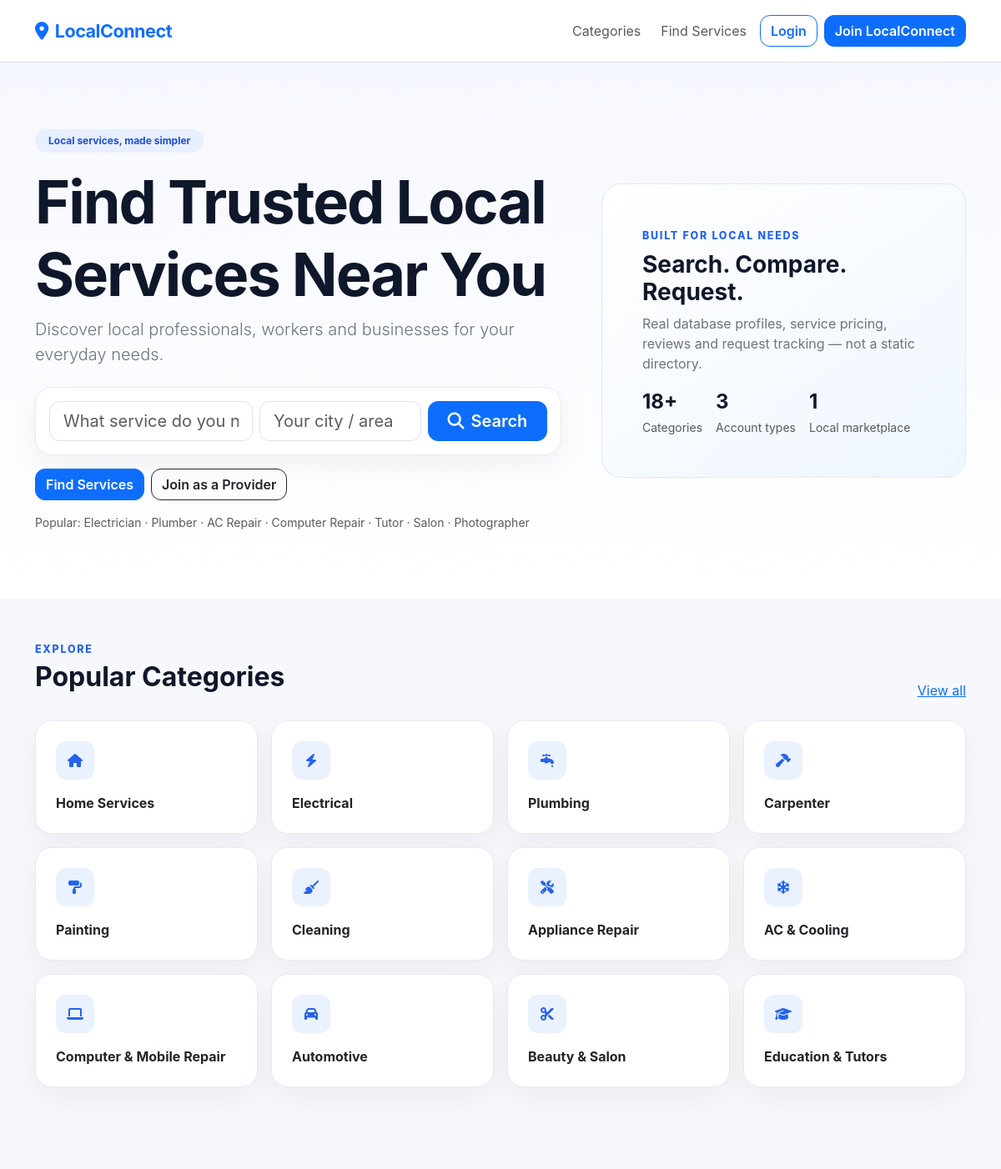
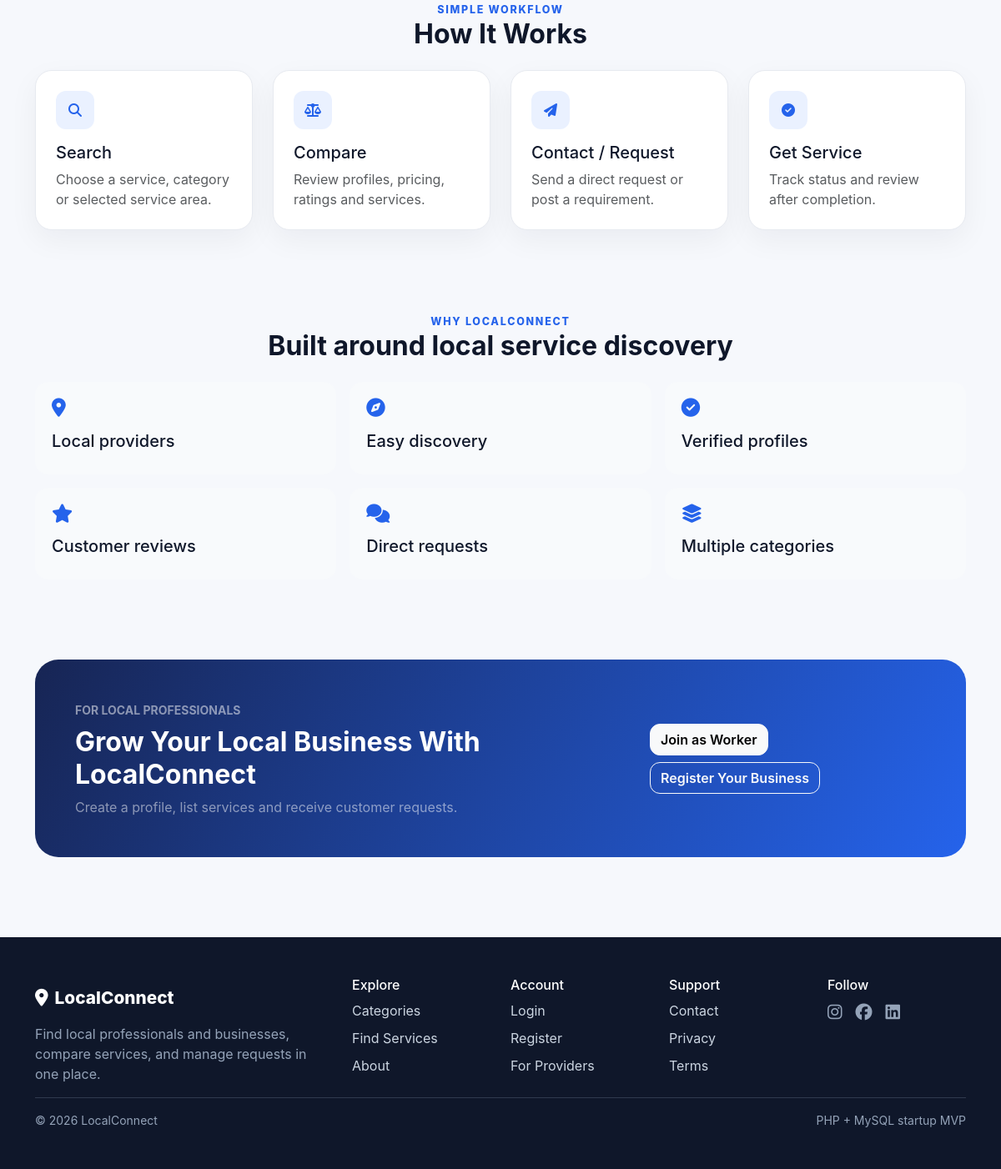
The page / on the database its author committed (2 pictures, top to bottom).
### tables this page shows
CREATE TABLE categories (
 id INT UNSIGNED AUTO_INCREMENT PRIMARY KEY,name VARCHAR(120) NOT NULL UNIQUE,slug VARCHAR(140) NOT NULL UNIQUE,icon VARCHAR(80) NULL,description VARCHAR(255) NULL,is_active TINYINT(1) NOT NULL DEFAULT 1,created_at TIMESTAMP DEFAULT CURRENT_TIMESTAMP,updated_at TIMESTAMP DEFAULT CURRENT_TIMESTAMP ON UPDATE CURRENT_TIMESTAMP, INDEX idx_categories_active(is_active)
);

### config/app.php (called while the page is built, shortened)
<?php
function env_value(string $key, ?string $default = null): ?string
{
    $value = getenv($key);
    if ($value === false || $value === '') return $default;
    return (string)$value;
}
function configured_base_path(): string
{
    $path = trim(env_value('APP_BASE_PATH', '/localconnect/') ?? '/localconnect/');
    $trimmed = trim($path, '/');
    return '/' . $trimmed . '/';
}

### includes/functions.php (called while the page is built, shortened)
<?php
require_once __DIR__ . '/../config/app.php';
function base_url(string $path = ''): string
{
    return configured_base_path() . ltrim($path, '/');
}
function e(?string $value): string
{
    return htmlspecialchars((string)$value, ENT_QUOTES | ENT_SUBSTITUTE, 'UTF-8');
}

### includes/auth.php (called while the page is built, shortened)
<?php
require_once __DIR__ . '/../config/app.php';
require_once __DIR__ . '/../config/database.php';
require_once __DIR__ . '/functions.php';
function current_user(): ?array
{
    static $user = false;
    if ($user !== false) return $user;
    if (empty($_SESSION['user_id'])) return $user = null;
    $stmt=db()->prepare('SELECT id,name,email,phone,role,status,city,state,area,pincode,email_verified_at,session_version,created_at FROM users WHERE id=? LIMIT 1');
    $stmt->execute([(int)$_SESSION['user_id']]);$row=$stmt->fetch();
    return $user=$row;
}

### config/database.php (called while the page is built, shortened)
<?php
require_once __DIR__ . '/app.php';
function db_config(): array
{
    $prod = is_production();
    return [
        'host' => env_value('DB_HOST', $prod ? null : 'dpg-daukqqh7lnhs738uu400-a'),
        'port' => env_value('DB_PORT', '3306'),
        'name' => env_value('DB_NAME', $prod ? null : 'python_db_0dgf'),
        'user' => env_value('DB_USER', $prod ? null : 'python_db_0dgf_user'),
        'pass' => env_value('DB_PASS', $prod ? null : 'hUtvSorRgbIEniNHha9OSAMMKrD7wNMN'),
    ];
}
function db(): PDO
{
    static $pdo = null;
    if ($pdo instanceof PDO) return $pdo;
    try {
        $cfg = db_config();
        $dsn = 'mysql:host=' . $cfg['host'] . ';port=' . ($cfg['port'] ?: '3306') . ';dbname=' . $cfg['name'] . ';charset=utf8mb4';
        $pdo = new PDO($dsn, (string)$cfg['user'], (string)$cfg['pass'], [
            PDO::ATTR_ERRMODE => PDO::ERRMODE_EXCEPTION,
            PDO::ATTR_DEFAULT_FETCH_MODE => PDO::FETCH_ASSOC,
            PDO::ATTR_EMULATE_PREPARES => false,
            PDO::ATTR_STRINGIFY_FETCHES => false,
        ]);
        return $pdo;
    } catch (Throwable $e) {
        error_log('[LocalConnect][database] connection failed: ' . $e::class . ' code=' . $e->getCode());
        http_response_code(500);
        $message = is_production()
            ? 'LocalConnect is temporarily unavailable. Please try again later.'
            : 'LocalConnect could not connect to the database. Check environment variables and import the development database.';
        exit($message);
    }
}

### index.php (the view, shortened to what this page needs)
<?php
require_once __DIR__.'/includes/auth.php';
$cats=db()->query("SELECT * FROM categories WHERE is_active=1 ORDER BY id LIMIT 12")->fetchAll();
$pageTitle='LocalConnect — Find Trusted Local Services Near You';$pageDescription='Discover local professionals, workers and businesses, compare services and send service requests with LocalConnect.';require __DIR__.'/includes/header.php';?>
<main><section class="hero search-hero"><div class="container"><div class="row align-items-center g-5"><div class="col-lg-7"><span class="badge badge-soft rounded-pill px-3 py-2 mb-3">Local services, made simpler</span><h1 class="fw-bold">Find Trusted Local Services Near You</h1><p class="lead text-secondary">Discover local professionals, workers and businesses for your everyday needs.</p><form action="<?=e(base_url('search.php'))?>" class="soft-card hero-search mt-4"><div class="row g-2"><div class="col-md-5"><input class="form-control form-control-lg" name="q" aria-label="Service" placeholder="What service do you need?"></div><div class="col-md-4"><input class="form-control form-control-lg" name="location" aria-label="Location" placeholder="Your city / area"></div><div class="col-md-3 d-grid"><button class="btn btn-primary btn-lg"><i class="fa-solid fa-magnifying-glass me-2"></i>Search</button></div></div></form><div class="d-flex gap-2 flex-wrap mt-3"><a class="btn btn-primary" href="<?=e(base_url('search.php'))?>">Find Services</a><a class="btn btn-outline-dark" href="<?=e(base_url('auth/register.php?role=provider'))?>">Join as a Provider</a></div><div class="small text-muted mt-3">Popular: Electrician · Plumber · AC Repair · Computer Repair · Tutor · Salon · Photographer</div></div><div class="col-lg-5"><div class="hero-note p-4 p-lg-5"><span class="eyebrow">BUILT FOR LOCAL NEEDS</span><h3 class="fw-bold mt-2">Search. Compare. Request.</h3><p class="text-secondary">Real database profiles, service pricing, reviews and request tracking — not a static directory.</p><div class="d-flex gap-3"><div><strong class="d-block fs-4">18+</strong><small class="text-muted">Categories</small></div><div><strong class="d-block fs-4">3</strong><small class="text-muted">Account types</small></div><div><strong class="d-block fs-4">1</strong><small class="text-muted">Local marketplace</small></div></div></div></div></div></div></section>
<section class="container py-5"><div class="d-flex justify-content-between align-items-end mb-4"><div><span class="eyebrow">EXPLORE</span><h2 class="fw-bold mt-1">Popular Categories</h2></div><a href="<?=e(base_url('categories.php'))?>">View all</a></div><div class="row g-3"><?php foreach($cats as $c):?><div class="col-6 col-md-4 col-lg-3"><a class="text-decoration-none text-dark" href="<?=e(base_url('search.php?category='.$c['id']))?>"><div class="soft-card category-card p-4 h-100"><div class="feature-icon mb-3"><i class="fa-solid <?=e($c['icon'])?>"></i></div><strong><?=e($c['name'])?></strong></div></a></div><?php endforeach;?></div></section>
<section id="how-it-works" class="container py-5"><div class="text-center mb-4"><span class="eyebrow">SIMPLE WORKFLOW</span><h2 class="fw-bold">How It Works</h2></div><div class="row g-4"><?php foreach([['fa-search','Search','Choose a service, category or selected service area.'],['fa-scale-balanced','Compare','Review profiles, pricing, ratings and services.'],['fa-paper-plane','Contact / Request','Send a direct request or post a requirement.'],['fa-circle-check','Get Service','Track status and review after completion.']] as $x):?><div class="col-md-6 col-lg-3"><div class="soft-card p-4 h-100"><div class="feature-icon mb-3"><i class="fa-solid <?=$x[0]?>"></i></div><h5><?=$x[1]?></h5><p class="text-muted mb-0"><?=$x[2]?></p></div></div><?php endforeach;?></div></section>
<section class="container py-5"><div class="text-center mb-4"><span class="eyebrow">WHY LOCALCONNECT</span><h2 class="fw-bold">Built around local service discovery</h2></div><div class="row g-3"><?php foreach([['fa-location-dot','Local providers'],['fa-compass','Easy discovery'],['fa-circle-check','Verified profiles'],['fa-star','Customer reviews'],['fa-comments','Direct requests'],['fa-layer-group','Multiple categories']] as $w):?><div class="col-6 col-lg-4"><div class="feature-tile"><i class="fa-solid <?=$w[0]?>"></i><h5><?=$w[1]?></h5></div></div><?php endforeach;?></div></section>
<section class="container py-5"><div class="cta-band p-4 p-md-5 d-md-flex align-items-center justify-content-between gap-4"><div><span class="text-white-50 small fw-bold">FOR LOCAL PROFESSIONALS</span><h2 class="fw-bold mt-2">Grow Your Local Business With LocalConnect</h2><p class="mb-md-0 text-white-50">Create a profile, list services and receive customer requests.</p></div><div class="d-flex flex-wrap gap-2 mt-3 mt-md-0"><a class="btn btn-light" href="<?=e(base_url('auth/register.php?role=provider'))?>">Join as Worker</a><a class="btn btn-outline-light" href="<?=e(base_url('auth/register.php?role=business'))?>">Register Your Business</a></div></div></section></main>
<?php require __DIR__.'/includes/footer.php';?>

### includes/header.php (shortened to what this page needs)
<?php
require_once __DIR__ . '/auth.php';
?>
<!doctype html><html lang="en"><head>
<link href="https://cdn.jsdelivr.net/npm/bootstrap@5.3.3/dist/css/bootstrap.min.css" rel="stylesheet">
<link rel="stylesheet" href="https://cdnjs.cloudflare.com/ajax/libs/font-awesome/6.5.2/css/all.min.css">
<link rel="stylesheet" href="<?= e(base_url('assets/css/style.css')) ?>">
</head><body>
<?php include __DIR__ . '/navbar.php'; ?>

### includes/navbar.php
<?php $navUser=current_user(); ?>
<nav class="navbar navbar-expand-lg navbar-light bg-white border-bottom sticky-top"><div class="container py-2"><a class="navbar-brand fw-bold text-primary" href="<?=e(base_url())?>"><i class="fa-solid fa-location-dot me-2"></i>LocalConnect</a><button class="navbar-toggler" type="button" data-bs-toggle="collapse" data-bs-target="#mainNav"><span class="navbar-toggler-icon"></span></button><div class="collapse navbar-collapse" id="mainNav"><ul class="navbar-nav ms-auto align-items-lg-center gap-lg-2"><li class="nav-item"><a class="nav-link" href="<?=e(base_url('categories.php'))?>">Categories</a></li><li class="nav-item"><a class="nav-link" href="<?=e(base_url('search.php'))?>">Find Services</a></li><?php if($navUser):?><li class="nav-item"><a class="nav-link" href="<?=e(base_url(dashboard_for($navUser['role'])))?>">Dashboard</a></li><?php if($navUser['role']==='customer'):?><li class="nav-item"><a class="nav-link" href="<?=e(base_url('favorites.php'))?>">Favorites</a></li><?php endif;?><li class="nav-item"><a class="nav-link" href="<?=e(base_url('notifications.php'))?>">Notifications<?php $nc=unread_notification_count((int)$navUser['id']);if($nc):?> <span class="badge bg-danger"><?=$nc?></span><?php endif;?></a></li><li class="nav-item"><a class="nav-link" href="<?=e(base_url('reviews.php'))?>">Reviews</a></li><li class="nav-item"><span class="nav-link text-muted">Hi, <?=e($navUser['name'])?></span></li><li><form method="post" action="<?=e(base_url('auth/logout.php'))?>" class="m-0"><?=csrf_field()?><button class="btn btn-outline-primary" type="submit">Logout</button></form></li><?php else:?><li><a class="btn btn-outline-primary" href="<?=e(base_url('auth/login.php'))?>">Login</a></li><li><a class="btn btn-primary" href="<?=e(base_url('auth/register.php'))?>">Join LocalConnect</a></li><?php endif;?></ul></div></div></nav>

### includes/footer.php (shortened to what this page needs)
<footer class="site-footer mt-5"><div class="container py-5"><div class="row g-4"><div class="col-lg-4"><a class="footer-brand" href="<?=e(base_url())?>"><i class="fa-solid fa-location-dot me-2"></i>LocalConnect</a><p class="mt-3 mb-0">Find local professionals and businesses, compare services, and manage requests in one place.</p></div><div class="col-6 col-lg-2"><h6>Explore</h6><a href="<?=e(base_url('categories.php'))?>">Categories</a><a href="<?=e(base_url('search.php'))?>">Find Services</a><a href="<?=e(base_url('about.php'))?>">About</a></div><div class="col-6 col-lg-2"><h6>Account</h6><a href="<?=e(base_url('auth/login.php'))?>">Login</a><a href="<?=e(base_url('auth/register.php'))?>">Register</a><a href="<?=e(base_url('auth/register.php?role=provider'))?>">For Providers</a></div><div class="col-6 col-lg-2"><h6>Support</h6><a href="<?=e(base_url('contact.php'))?>">Contact</a><a href="<?=e(base_url('privacy.php'))?>">Privacy</a><a href="<?=e(base_url('terms.php'))?>">Terms</a></div><div class="col-6 col-lg-2"><h6>Follow</h6><div class="d-flex gap-3 fs-5"><span title="Social links can be configured before launch"><i class="fa-brands fa-instagram"></i></span><span><i class="fa-brands fa-facebook"></i></span><span><i class="fa-brands fa-linkedin"></i></span></div></div></div><hr><div class="d-flex flex-column flex-md-row justify-content-between gap-2 small"><span>&copy; <?=date('Y')?> LocalConnect</span><span>PHP + MySQL startup MVP</span></div></div></footer>
</body></html>

### assets/css/style.css (style rules this page uses)
:root { --lc-primary:#2563eb;--lc-dark:#0f172a;--lc-soft:#f6f8fc }
body { background:var(--lc-soft);color:var(--lc-dark) }
.navbar-brand { letter-spacing:-.5px }
.hero { padding:5rem 0;background:radial-gradient(circle at top right,#dbeafe 0,transparent 35%),linear-gradient(180deg,#fff,#f6f8fc) }
.hero h1 { font-size:clamp(2.4rem,6vw,4.8rem);letter-spacing:-2px }
.soft-card { background:#fff;border:1px solid #e7eaf0;border-radius:1.25rem;box-shadow:0 12px 35px rgba(15,23,42,.05) }
.badge-soft { background:#e8f0ff;color:#1d4ed8 }
.form-control,.form-select,.btn { border-radius:.75rem }
.btn { font-weight:600 }
.feature-icon { width:46px;height:46px;display:grid;place-items:center;border-radius:12px;background:#eaf1ff;color:#2563eb }
.search-hero { background:linear-gradient(180deg,#f6f8ff,#fff) }
html { scroll-behavior:smooth }
body { font-family:Inter,system-ui,-apple-system,"Segoe UI",sans-serif }
.navbar { backdrop-filter:blur(12px);background:rgba(255,255,255,.94)!important }
.navbar-brand { font-size:1.35rem }
.hero { overflow:hidden }
.hero-search { padding:1rem }
.hero-note { border:1px solid #dbeafe;background:linear-gradient(145deg,#fff,#eff6ff);border-radius:1.5rem }
.eyebrow { font-size:.78rem;font-weight:800;letter-spacing:.14em;color:#2563eb }
.category-card,.provider-card { transition:transform .2s ease,box-shadow .2s ease }
.feature-tile { height:100%;padding:1.25rem;border-radius:1rem;background:#f8fafc }
.feature-tile i { font-size:1.4rem;color:#2563eb;margin-bottom:1rem }
.cta-band { border-radius:1.75rem;background:linear-gradient(120deg,#172554,#2563eb);color:#fff }
.site-footer { background:#0f172a;color:#94a3b8 }
.site-footer h6 { color:#fff }
.site-footer a { display:block;color:#cbd5e1;text-decoration:none;margin:.55rem 0 }
.footer-brand { font-size:1.3rem!important;font-weight:800;color:#fff!important }

### rows shown on the page
categories: name "Home Services"
categories: name "Electrical"
categories: name "Plumbing"
categories: name "Carpenter"
categories: name "Painting"
categories: name "Cleaning"
categories: name "Appliance Repair"
categories: name "AC & Cooling"
categories: name "Computer & Mobile Repair"
categories: name "Automotive"
categories: name "Beauty & Salon"
categories: name "Education & Tutors"

### other values the page prints
$x[1] "Search"
$x[2] "Choose a service, category or selected service area."
$x[1] "Compare"
$x[2] "Review profiles, pricing, ratings and services."
$x[1] "Contact / Request"
$x[2] "Send a direct request or post a requirement."
$x[1] "Get Service"
$x[2] "Track status and review after completion."
$w[1] "Local providers"
$w[1] "Easy discovery"
$w[1] "Verified profiles"
$w[1] "Customer reviews"
$w[1] "Direct requests"
$w[1] "Multiple categories"
